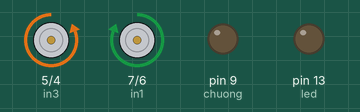
This sketch was run on a simulated Arduino Uno, built with avr-gcc and run on an emulated ATmega328P. Shown: motor-driver pin pairs drawn as motors (green arrow = first pin HIGH = forward, orange = second pin HIGH = backward, longer = more drive), output pins drawn as LEDs (lit = HIGH).

Above: at 0.5 s.
At 2.5 s:
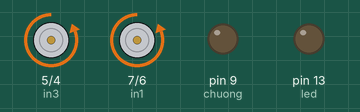
Timing chart, 0 to 5.2 s (numbered marks = the images above):
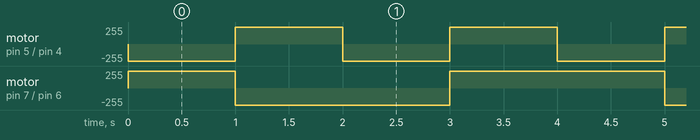

The sketch:

xedochoi.ino
```cpp
//Motor A
int in1 = 7;
int in2 = 6;

//Motor B
int in3 = 5;
int in4 = 4;

//set bluetooth
char c;
int led = 13;

 int chuong = 9;

void setup()
{
  // set motor
  pinMode(chuong,OUTPUT);
  pinMode(in1, OUTPUT);
  pinMode(in2, OUTPUT);

  pinMode(in3, OUTPUT);
  pinMode(in4, OUTPUT);
  //set bluetooth
  Serial.begin(9600);
  pinMode(led,OUTPUT);

}

 void Motor(char n){
  int speeds =180;
  switch(n){
    case '1': //tien
        //Running motor A
        digitalWrite(in1, HIGH);
        digitalWrite(in4, HIGH);
        digitalWrite(in2, LOW);
        digitalWrite(in3, LOW);
    break;
    case '2': //lui
        //Running motor A
        digitalWrite(in1, LOW);
        digitalWrite(in4, LOW);
        digitalWrite(in2, HIGH);
        digitalWrite(in3, HIGH);
    break;
    case '3': //trai
        //Running motor A
        digitalWrite(in1, LOW);
        digitalWrite(in4, HIGH);
        digitalWrite(in2, HIGH);
        digitalWrite(in3, LOW);
    break;
    case '4': //phai
        //Running motor A
        digitalWrite(in1, HIGH);
        digitalWrite(in4, LOW);
        digitalWrite(in2, LOW);
        digitalWrite(in3, HIGH);
    break;
    case '6': //stop
        default:// stop
        digitalWrite(in1, LOW);
        digitalWrite(in4, LOW);
        digitalWrite(in2, LOW);
        digitalWrite(in3, LOW);
    break;

  }
 }


void loop()
{
//  while(Serial.available())//kiem tra byte de doc
//  {
//    delay(30);// để ổn định hơn
//
//    c = Serial.read();
//    if(c==' ')
//    {
//        digitalWrite(led, LOW);
//    }
//    else
//    {
//        digitalWrite(led, HIGH);
//    }
//    Serial.println(c);
//    Motor(c);
//  }

    Motor('1');
    delay(1000);

    Motor('2');
    delay(1000);

    Motor('3');
    delay(1000);
    Motor('4');
    delay(1000);
}
```

Measured:
- by itself, motor on pin 5 (in3) / pin 4 (in4): alternates forward 255/255 for 1.0 s and backward 255/255 for 1.0 s
- by itself, motor on pin 7 (in1) / pin 6 (in2): repeats every 4.0 s: backward 255/255 2.0 s, forward 255/255 2.0 s
